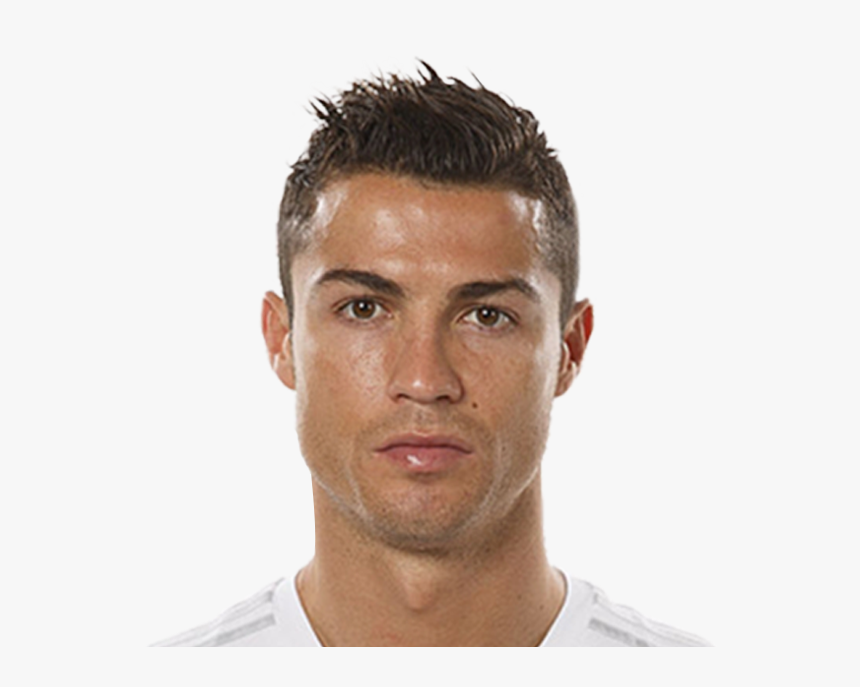
#> input picture Week 3 (Final Exam)/ronaldo.png, 860 x 687 px
$ python Ex2.py
#> lines starting #> are read from the running program, lines starting #| are printed output that depends on the picture; pictures that were not available may be replaced by others from this repository, and a replacement may not be noted
import cv2
import numpy as np

# Load the image of Ronaldo's face
face_img = cv2.imread('ronaldo.png', cv2.IMREAD_GRAYSCALE)
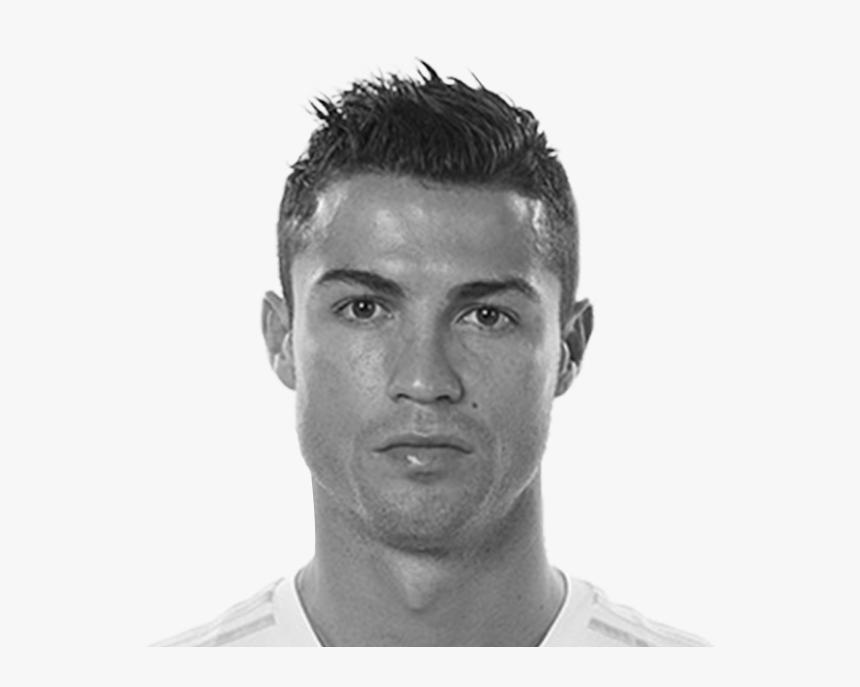
#> face_img: shape (687, 860); min 3, max 253, mean 214.6

# Load the video
video_path = 'ronaldo_video.mp4'
cap = cv2.VideoCapture(video_path)

# Initiate ORB detector
orb = cv2.ORB_create()

# Find the keypoints and descriptors of Ronaldo's face
face_keypoints, face_descriptors = orb.detectAndCompute(face_img, None)
#> face_keypoints = 500 keypoints; strongest (x, y, size): (361, 305, 31), (428, 76, 44.6), (428, 78, 37.2), (354, 85, 44.6)

# Convert descriptors to float32
face_descriptors = face_descriptors.astype(np.float32)

# FLANN parameters
FLANN_INDEX_KDTREE = 1
index_params = dict(algorithm=FLANN_INDEX_KDTREE, trees=5)
search_params = dict(checks=50)  # or pass empty dictionary
flann = cv2.FlannBasedMatcher(index_params, search_params)

# Process each frame of the video
while True:
    ret, frame = cap.read()
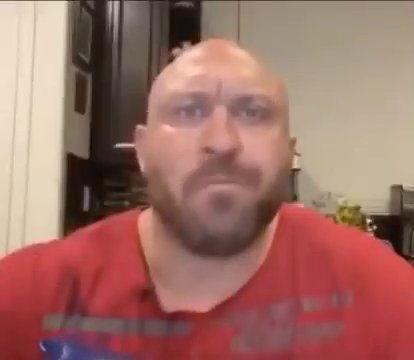
#> input picture frame 39 of Week 1/video.mp4, 414 x 360 px, given in place of ronaldo_video.mp4, which was not available
#> frame is the input picture: shape (360, 414, 3); mean B, G, R 101.4, 110.6, 158.2
    if not ret:
        break

    # Convert the frame to grayscale
    gray_frame = cv2.cvtColor(frame, cv2.COLOR_BGR2GRAY)
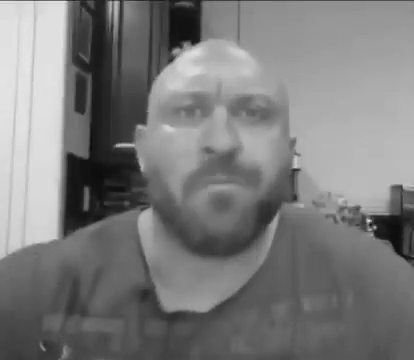
#> gray_frame: shape (360, 414); min 10, max 231, mean 123.7

    # Find the keypoints and descriptors of the frame
    frame_keypoints, frame_descriptors = orb.detectAndCompute(gray_frame, None)
#> frame_keypoints = 394 keypoints; strongest (x, y, size): (369, 220, 31), (368, 220, 37.2), (370, 224, 31), (375, 227, 31)

    # Convert descriptors to float32
    frame_descriptors = frame_descriptors.astype(np.float32)

    # Match descriptors of Ronaldo's face with frame descriptors
    matches = flann.knnMatch(face_descriptors, frame_descriptors, k=2)
#> matches = 500 matches

    # Apply ratio test as per Lowe's paper
    good_matches = []
    for m, n in matches:
        if m.distance < 0.9 * n.distance:
            good_matches.append(m)
#> after the loop, good_matches = 90 matches

    # Draw matches on the frame
    matched_frame = cv2.drawMatches(face_img, face_keypoints, frame, frame_keypoints,
                                    good_matches, None, flags=cv2.DrawMatchesFlags_NOT_DRAW_SINGLE_POINTS)
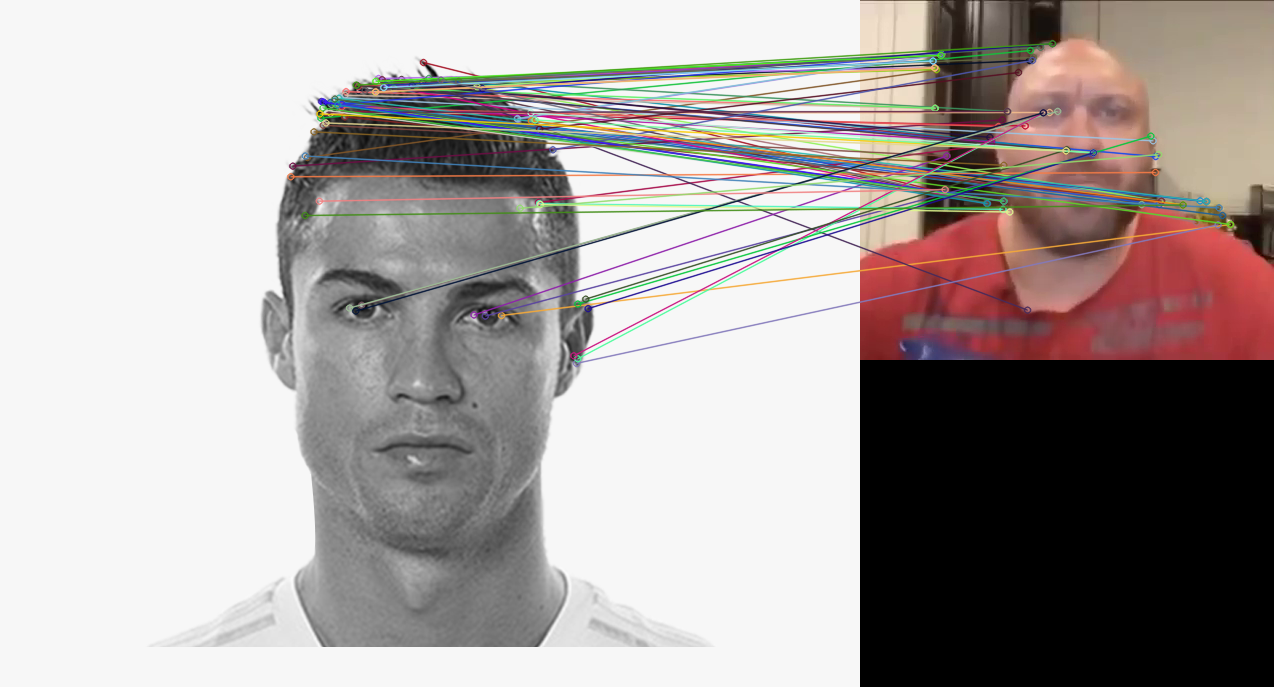
#> matched_frame: shape (687, 1274, 3); mean B, G, R 158.5, 160.5, 167.5

    # Display the frame with matches
    cv2.imshow('Matches', matched_frame)
    if cv2.waitKey(1) & 0xFF == ord('q'):
#> (key q is pressed here)
        break

# Release the video capture and close all windows
cap.release()
cv2.destroyAllWindows()
